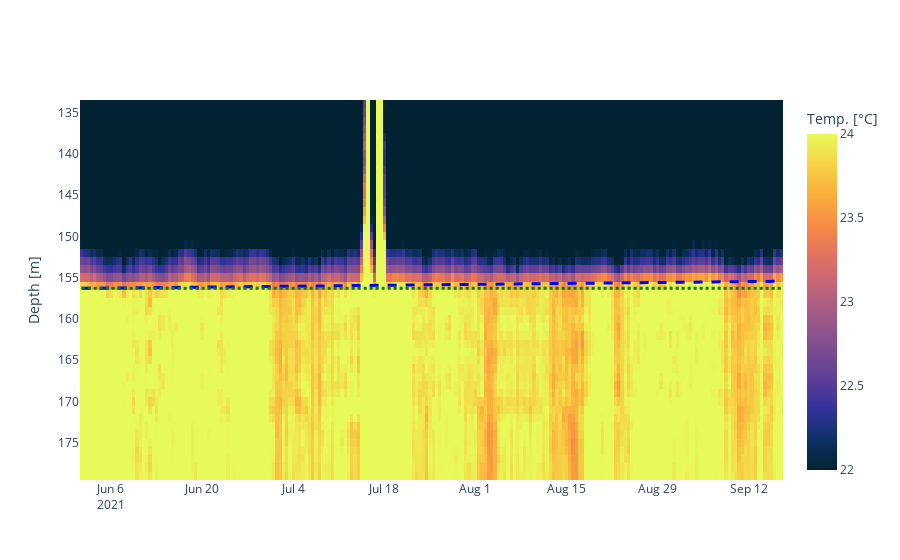

The cell this chart's notebook holds for it:
### Markdown cell above
# water level rise chan 5 - 8

### Code cell
Schacht_7and8_0_down

# Resample data
channel="2"
resample_hours=12
col=Schacht_7and8_0_down.columns[130:180]
resample_data=Schacht_7and8_0_down[col].resample(f"{resample_hours}H").mean()

# so both plots have same shape in thesis
col=resample_data.columns[4:]
resample_data[col]

plot_water_rise(resample_data[col],plot_save=plot_save,linear_curve=[156.3,0.008],data_type="chan58")

### Figure 1 — Plotly figure (JSON) as saved in the notebook; plotly's stock layout.template omitted (floating-point values rounded to 4 significant figures; data arrays with more than 128 entries replaced by an {"elided": "..."} marker saying what was removed)
{"data": [{"colorbar": {"title": {"text": "Temp. [°C]"}}, "colorscale": [[0, "rgb(3, 35, 51)"], [0.09091, "rgb(13, 48, 100)"], [0.1818, "rgb(53, 50, 155)"], [0.2727, "rgb(93, 62, 153)"], [0.3636, "rgb(126, 77, 143)"], [0.4545, "rgb(158, 89, 135)"], [0.5455, "rgb(193, 100, 121)"], [0.6364, "rgb(225, 113, 97)"], [0.7273, "rgb(246, 139, 69)"], [0.8182, "rgb(251, 173, 60)"], [0.9091, "rgb(246, 211, 70)"], [1, "rgb(231, 250, 90)"]], "name": "Temperature ", "type": "heatmap", "x": {"elided": "216 str values"}, "y": [134, 135, 136, 137, 138, 139, 140, 141, 142, 143, 144, 145, 146, 147, 148, 149, 150, 151, 152, 153, 154, 155, 156, 157, 158, 159, 160, 161, 162, 163, 164, 165, 166, 167, 168, 169, 170, 171, 172, 173, 174, 175, 176, 177, 178, 179], "yaxis": "y", "z": {"elided": "46x216 float values"}, "zmax": 24, "zmin": 22}, {"fillcolor": "blue", "line": {"color": "blue", "dash": "dash", "width": 3}, "name": "line fit", "type": "scatter", "x": {"elided": "216 str values"}, "xaxis": "x", "y": {"elided": "216 float values"}, "yaxis": "y"}, {"fillcolor": "black", "line": {"color": "green", "dash": "dot", "width": 3}, "name": "line horizontal", "type": "scatter", "x": {"elided": "216 str values"}, "xaxis": "x", "y": {"elided": "216 float values"}, "yaxis": "y"}], "layout": {"showlegend": false, "xaxis": {"anchor": "y", "domain": [0, 1]}, "yaxis": {"anchor": "x", "autorange": "reversed", "domain": [0, 1], "title": {"text": "Depth [m]"}}}}
